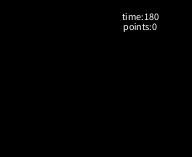
Frame 1 (no input)
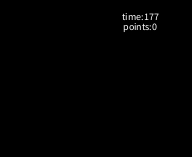
Frame 60 (the mouse pressed at the canvas centre just before this capture)
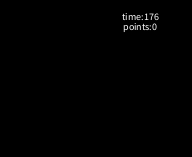
Frame 120 (the mouse held since frame 60 and released just before this capture)

The Processing sketch that drew these frames (run headless with seeded random() and noise(); from frame 60 on, the mouse is pressed at the canvas centre):

// Processing sketch: timer
// ── timer.pde
int initTime;
int currentTime;
int points;
boolean bPause;
void setup() {
  size(192, 157); 
  //frameRate(33);
}

void draw() {
  background(0);
  if (bPause == false){
    updateTime();
  }
  else{
    updatePoints();
  }

  if (key=='a') {
    bPause =true;
  }
  
  textAlign(CENTER);
  textSize(10);
  text ("time:"+currentTime, 140, 20);
  text ("points:"+points, 140, 30);
}

void updateTime() {
  initTime = 180;
  currentTime = initTime - (millis()/1000);  
}

void updatePoints() {
  points = points + 3;
  currentTime--;
  if (currentTime ==0){
   noLoop(); 
  }
}
